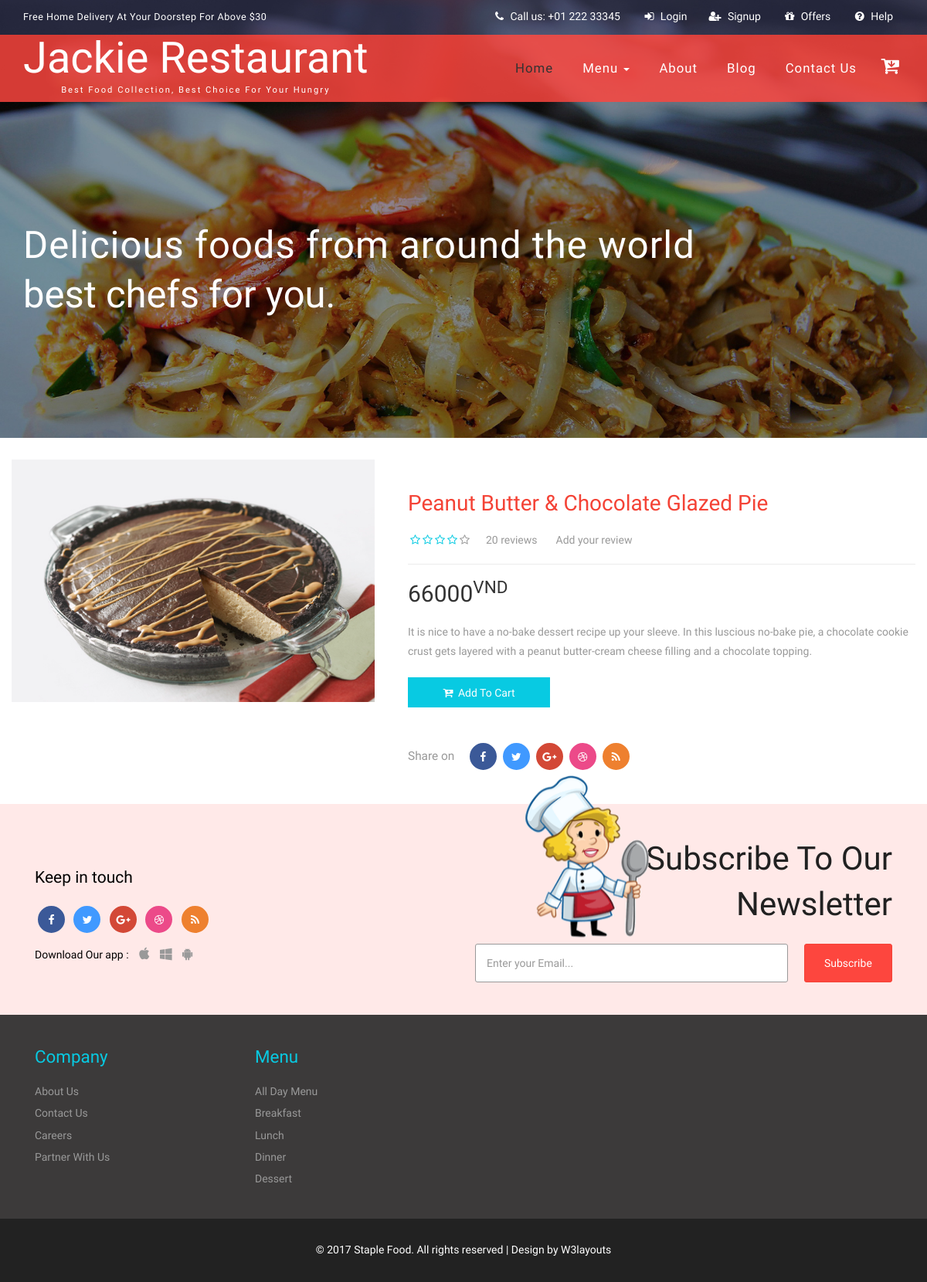
/product-detail.php?id=78, run on the app's committed database.
### tables this page shows
CREATE TABLE `products` (
  `id` int(11) NOT NULL,
  `product_name` varchar(50) NOT NULL,
  `product_code` varchar(10) NOT NULL,
  `description` text NOT NULL,
  `image` varchar(50) NOT NULL,
  `cost` varchar(10) NOT NULL,
  `category_id` int(11) NOT NULL
);

CREATE TABLE `categories` (
  `id` int(11) NOT NULL,
  `name` varchar(50) NOT NULL
);

### product-detail.php (the view, shortened to what this page needs)
<?php
	include 'header.php';
?>
<?php
	require 'database-config.php';
	$id = $_GET['id'];
	$sql = "SELECT products.id, product_name, product_code, description, categories.name as category, cost, image from products, categories where products.category_id = categories.id and products.id = $id";
	$result = mysqli_query($conn, $sql);
	if (mysqli_num_rows($result) > 0) {
    	while($row = mysqli_fetch_assoc($result)) {
    		echo '<div class="col-md-5 modal_body_left">';
				echo '<img src="'.$row["image"].'" alt=" " class="img-relative">';
			echo '</div>';
			echo '<div class="col-md-7 modal_body_right single-top-right">';
				echo '<h3 class="item_name">'.$row["product_name"].'</h3>';
				echo '<div class="single-rating">';
					echo '<ul class="stars" id="item_1">';
						echo '<li><i class="fa fa-star-o" aria-hidden="true"></i></li>';
						echo '<li><i class="fa fa-star-o" aria-hidden="true"></i></li>';
						echo '<li><i class="fa fa-star-o" aria-hidden="true"></i></li>';
						echo '<li><i class="fa fa-star-o" aria-hidden="true"></i></li>';
						echo '<li class="w3act"><i class="fa fa-star-o" aria-hidden="true"></i></li>';
						echo '<li class="rating">20 reviews</li>';
						echo '<li><a href="#">Add your review</a></li>';
					echo '</ul>';
				echo '</div>';
				echo '<div class="single-price">';
					echo '<ul>';
						echo '<h2>'.$row["cost"].'<sup>VND</sup></h2>';
					echo '</ul>';
				echo '</div>';
				echo '<p class="single-price-text">'.$row["description"].'</p>';
				echo '<form method="post" action="cart.php?action=add&code='.$row["product_code"].'">';
				echo '<button type="submit" class="w3ls-cart pw3ls-cart"><i class="fa fa-cart-plus" aria-hidden="true"></i> Add to cart</button>';
				echo '</form>';
				echo '<div class="single-page-icons social-icons">';
					echo '<ul>';
						echo '<li><h4>Share on</h4></li>';
						echo '<li><a href="#" class="fa fa-facebook icon facebook"> </a></li>';
						echo '<li><a href="#" class="fa fa-twitter icon twitter"> </a></li>';
						echo '<li><a href="#" class="fa fa-google-plus icon googleplus"> </a></li>';
						echo '<li><a href="#" class="fa fa-dribbble icon dribbble"> </a></li>';
						echo '<li><a href="#" class="fa fa-rss icon rss"> </a></li> ';
					echo '</ul>';
				echo '</div>';
			echo '</div>';
			echo '<div class="clearfix"> </div>';
			echo '<br>';
			echo '<br>';
			}
		}
?>
<?php
	include 'footer.php';
?>

### footer.php (shortened to what this page needs)
	<div class="subscribe agileits-w3layouts">
		<div class="container">
			<div class="col-md-6 social-icons w3-agile-icons">
				<h4>Keep in touch</h4>
				<ul>
					<li><a href="#" class="fa fa-facebook icon facebook"> </a></li>
					<li><a href="#" class="fa fa-twitter icon twitter"> </a></li>
					<li><a href="#" class="fa fa-google-plus icon googleplus"> </a></li>
					<li><a href="#" class="fa fa-dribbble icon dribbble"> </a></li>
					<li><a href="#" class="fa fa-rss icon rss"> </a></li>
				</ul>
				<ul class="apps">
					<li><h4>Download Our app : </h4> </li>
					<li><a href="#" class="fa fa-apple"></a></li>
					<li><a href="#" class="fa fa-windows"></a></li>
					<li><a href="#" class="fa fa-android"></a></li>
				</ul>
			</div>
			<div class="col-md-6 subscribe-right">
				<h3 class="w3ls-title">Subscribe to Our <br><span>Newsletter</span></h3>
				<form action="#" method="post">
					<input type="email" name="email" placeholder="Enter your Email..." required="">
					<input type="submit" value="Subscribe">
				</form>
				<img src="images/i1.png" class="sub-w3lsimg" alt=""/>
			</div>
			<div class="clearfix"> </div>
		</div>
	</div>
	<div class="footer agileits-w3layouts">
		<div class="container">
			<div class="w3_footer_grids">
				<div class="col-xs-6 col-sm-3 footer-grids w3-agileits">
					<h3>company</h3>
					<ul>
						<li><a href="about.php">About Us</a></li>
						<li><a href="contact.php">Contact Us</a></li>
						<li><a href="careers.php">Careers</a></li>
						<li><a href="help.php">Partner With Us</a></li>
					</ul>
				</div>
				<div class="col-xs-6 col-sm-3 footer-grids w3-agileits">
					<h3>Menu</h3>
					<ul>
						<li><a href="products.php">All Day Menu</a></li>
						<?php
                                require 'database-config.php';
                                $sql = "SELECT categories.id, categories.name, products.image FROM categories, products WHERE products.category_id = categories.id GROUP BY categories.id";
                                $result = mysqli_query($conn, $sql);
                                if (mysqli_num_rows($result) > 0) {
                                  while($row = mysqli_fetch_assoc($result)) {
                                        echo '<form action="products.php" method="GET">';
                                        echo '<li><a href="products.php?id='.$row["id"].'">'.$row["name"].'</a></li>';
                                        echo '</form>';
                                  }
                                }
                               ?>
					</ul>
				</div>
				<div class="clearfix"> </div>
			</div>
		</div>
	</div>
	<div class="copyw3-agile">
		<div class="container">
			<p>&copy; 2017 Staple Food. All rights reserved | Design by <a href="http://w3layouts.com/">W3layouts</a></p>
		</div>
	</div>
</body>
</html>

### data on the page
products: image (picture), product_name "Peanut Butter & Chocolate Glazed Pie", cost "66000", description "It is nice to have a no-bake dessert recipe up your sleeve. In this luscious no-bake pie, a chocolate cookie crust gets layered with a peanut butter-cream cheese filling and a chocolate topping."
categories: name "Breakfast"
categories: name "Lunch"
categories: name "Dinner"
categories: name "Dessert"
